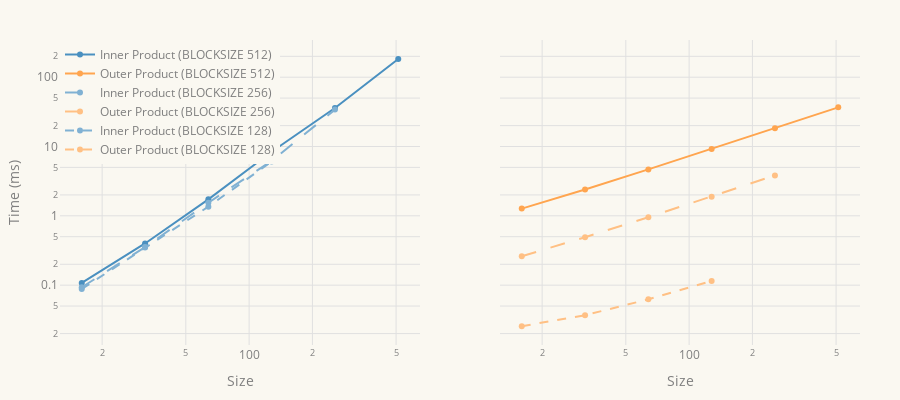

Notebook source saved alongside this figure:
### Code cell
import plotly.graph_objects as go
from plotly.subplots import make_subplots

# Data for BLOCKSIZE 512
size_512 = [16.0, 32.0, 64.0, 128.0, 256.0, 512.0]
inner_product_512 = [0.107520, 0.399360, 1.728512, 8.396800, 35.883007, 182.931458]
outer_product_512 = [1.270784, 2.404352, 4.672512, 9.216000, 18.354176, 36.707329]

# Data for BLOCKSIZE 256
size_256 = [16.0, 32.0, 64.0, 128.0, 256.0]
inner_product_256 = [0.093184, 0.354304, 1.546240, 6.205440, 34.075649]
outer_product_256 = [0.261120, 0.491520, 0.954368, 1.888256, 3.825664]

# Data for BLOCKSIZE 128
size_128 = [16.0, 32.0, 64.0, 128.0]
inner_product_128 = [0.088064, 0.349184, 1.356800, 6.077440]
outer_product_128 = [0.025600, 0.036864, 0.062464, 0.114688]

# Create the figure
# fig = go.Figure()
fig = make_subplots(rows = 1, cols=2, shared_yaxes=True)

# Add traces for BLOCKSIZE 512
fig.add_trace(go.Scatter(x=size_512, y=inner_product_512,
                         mode='lines+markers',
                         name='Inner Product (BLOCKSIZE 512)',
                         line=dict(color='#4A90C0')),
                         row=1, col=1)
fig.add_trace(go.Scatter(x=size_512, y=outer_product_512,
                         mode='lines+markers',
                         name='Outer Product (BLOCKSIZE 512)',
                         line=dict(color='#FFA54F')),
                         row=1, col=2)

# Add traces for BLOCKSIZE 256
fig.add_trace(go.Scatter(x=size_256, y=inner_product_256,
                         mode='lines+markers',
                         name='Inner Product (BLOCKSIZE 256)',
                         line=dict(color='#80b1d3', dash="longdash")),
                         row=1, col=1)
fig.add_trace(go.Scatter(x=size_256, y=outer_product_256,
                         mode='lines+markers',
                         name='Outer Product (BLOCKSIZE 256)',
                         line=dict(color='#ffc084', dash="longdash")),
                         row=1, col=2)

# Add traces for BLOCKSIZE 256
fig.add_trace(go.Scatter(x=size_128, y=inner_product_128,
                         mode='lines+markers',
                         name='Inner Product (BLOCKSIZE 128)',
                         line=dict(color='#80b1d3', dash="dash"))),
fig.add_trace(go.Scatter(x=size_128, y=outer_product_128,
                         mode='lines+markers',
                         name='Outer Product (BLOCKSIZE 128)',
                         line=dict(color='#ffc084', dash="dash")),
                         row=1, col=2)
# Update layout
fig.update_layout(
    # title="Comparison of Inner and Outer Products for BLOCKSIZE 512 and 256",
    width=900,
    height=400,
    margin=dict(
        l=40,
        r=40,
        b=40,
        t=40,
        pad=1
    ),
    font=dict(
        family="Open Sans",
        color="#7f7f7f"

    ),
    xaxis=dict(
        title="Size",
        type="log",
        gridcolor="#E0E0E0"
    ),
    yaxis=dict(
        title="Time (ms)",
        type="log",
        gridcolor="#E0E0E0"
    ),
    plot_bgcolor="#FAF8F1",
    paper_bgcolor="#FAF8F1",
    legend=dict(

        bgcolor="#FAF8F1",
        x=0.0,
        y=1.0
    )
)
fig.update_xaxes(title="Size", type="log", gridcolor="#E0E0E0", row=1, col=1)
fig.update_xaxes(title="Size", type="log", gridcolor="#E0E0E0", row=1, col=2)
fig.update_yaxes(title="Time (ms)", type="log", gridcolor="#E0E0E0", row=1, col=1)
fig.update_yaxes( type="log", gridcolor="#E0E0E0", row=1, col=2)
# Show the figure
fig.show()

### Figure 1 — Plotly figure (JSON) as saved in the notebook; plotly's stock layout.template omitted (floating-point values rounded to 4 significant figures)
{"data": [{"line": {"color": "#4A90C0"}, "mode": "lines+markers", "name": "Inner Product (BLOCKSIZE 512)", "type": "scatter", "x": [16, 32, 64, 128, 256, 512], "xaxis": "x", "y": [0.1075, 0.3994, 1.729, 8.397, 35.88, 182.9], "yaxis": "y"}, {"line": {"color": "#FFA54F"}, "mode": "lines+markers", "name": "Outer Product (BLOCKSIZE 512)", "type": "scatter", "x": [16, 32, 64, 128, 256, 512], "xaxis": "x2", "y": [1.271, 2.404, 4.673, 9.216, 18.35, 36.71], "yaxis": "y2"}, {"line": {"color": "#80b1d3", "dash": "longdash"}, "mode": "lines+markers", "name": "Inner Product (BLOCKSIZE 256)", "type": "scatter", "x": [16, 32, 64, 128, 256], "xaxis": "x", "y": [0.09318, 0.3543, 1.546, 6.205, 34.08], "yaxis": "y"}, {"line": {"color": "#ffc084", "dash": "longdash"}, "mode": "lines+markers", "name": "Outer Product (BLOCKSIZE 256)", "type": "scatter", "x": [16, 32, 64, 128, 256], "xaxis": "x2", "y": [0.2611, 0.4915, 0.9544, 1.888, 3.826], "yaxis": "y2"}, {"line": {"color": "#80b1d3", "dash": "dash"}, "mode": "lines+markers", "name": "Inner Product (BLOCKSIZE 128)", "type": "scatter", "x": [16, 32, 64, 128], "y": [0.08806, 0.3492, 1.357, 6.077]}, {"line": {"color": "#ffc084", "dash": "dash"}, "mode": "lines+markers", "name": "Outer Product (BLOCKSIZE 128)", "type": "scatter", "x": [16, 32, 64, 128], "xaxis": "x2", "y": [0.0256, 0.03686, 0.06246, 0.1147], "yaxis": "y2"}], "layout": {"font": {"color": "#7f7f7f", "family": "Open Sans"}, "height": 400, "legend": {"bgcolor": "#FAF8F1", "x": 0, "y": 1}, "margin": {"b": 40, "l": 40, "pad": 1, "r": 40, "t": 40}, "paper_bgcolor": "#FAF8F1", "plot_bgcolor": "#FAF8F1", "width": 900, "xaxis": {"anchor": "y", "domain": [0, 0.45], "gridcolor": "#E0E0E0", "title": {"text": "Size"}, "type": "log"}, "xaxis2": {"anchor": "y2", "domain": [0.55, 1], "gridcolor": "#E0E0E0", "title": {"text": "Size"}, "type": "log"}, "yaxis": {"anchor": "x", "domain": [0, 1], "gridcolor": "#E0E0E0", "title": {"text": "Time (ms)"}, "type": "log"}, "yaxis2": {"anchor": "x2", "domain": [0, 1], "gridcolor": "#E0E0E0", "matches": "y", "showticklabels": false, "type": "log"}}}
